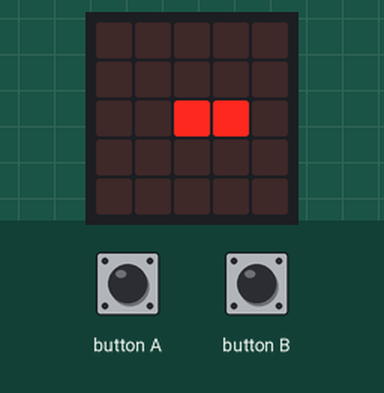
A program run on a simulated BBC micro:bit running MicroPython. On the bench: the board's 5×5 LED display. The inputs (shaded band) are chosen by the test bench. Random numbers come from a fixed seed; the 48×5 strip is a reading aid, not a part: it shows the text the display is scrolling, unrolled, one strip-width of it at a time.

Above: at 1.2 s.
1.3 s: button A pressed for 0.15 s
At 2.7 s:
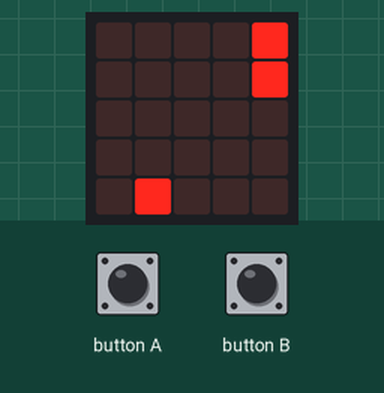
At 12.4 s:
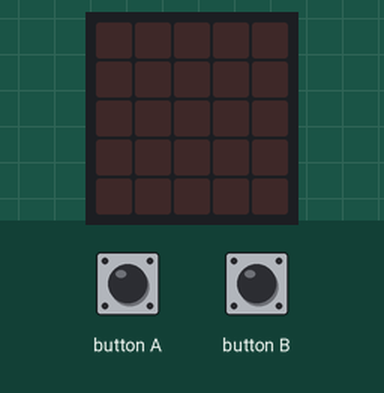
Timing chart, 0 to 13.9 s (numbered marks = the images above; inputs shaded):
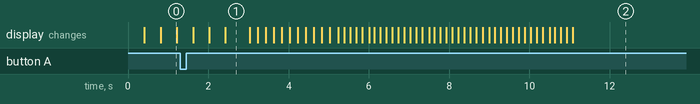

The program:

main.py
```python
from microbit import display, button_a, button_b
from time import sleep
from random import randint

running = True

snake = []
snake.append([1, 2])
snake.append([0, 2])

apple = [3, 2]

vel = [1, 0]

interval = 0.4
loops = 0
score = 0

x = 0
y = 1


while running:
    display.clear()
    display.set_pixel(apple[x], apple[y], 9)

    if button_a.was_pressed():
        if not vel[x] == 0:
            vel[y] = vel[x] * -1
            vel[x] = 0
        elif not vel[y] == 0:
            vel[x] = vel[y]
            vel[y] = 0

    if button_b.was_pressed():
        if not vel[x] == 0:
            vel[y] = vel[x]
            vel[x] = 0
        elif not vel[y] == 0:
            vel[x] = vel[y] * - 1
            vel[y] = 0

    index = len(snake) - 1
    for part in reversed(snake):
        if loops == 0:
            display.set_pixel(part[x], part[y], 9)
            continue

        if index == 0:
            part[x] += vel[x]
            part[y] += vel[y]

            if part[x] == apple[x] and part[y] == apple[y]:
                last = snake[-1]
                new_part = [last[x], last[y]]

                snake.append(new_part)

                apple[x] = randint(0, 4)
                apple[y] = randint(0, 4)

                score += 1
        else:

            next_part = snake[index - 1]
            part[x] = next_part[x]
            part[y] = next_part[y]

        if part[x] in range(5) and part[y] in range(5):
            display.set_pixel(part[x], part[y], 9)
        else:
            running = False

        index -= 1

    head = snake[0]
    for i, part in enumerate(snake):
        if i > 0 and part[x] == head[x] and part[y] == head[y]:
            running = False

            display.set_pixel(part[x], part[y], 4)
            sleep(0.2)
            display.set_pixel(part[x], part[y], 9)

    loops += 1
    sleep(interval)


for index in range(6):
    display.on()
    sleep(0.2)
    display.off()
    sleep(0.2)

display.on()
display.clear()
display.scroll("Score: {}".format(score))
```

Measured:
- what the display in image 0 shows lasts 0.4 s, from 0.8 s to 1.2 s
- what the display in image 1 shows lasts 0.6 s, from 2.4 s to 3.0 s
